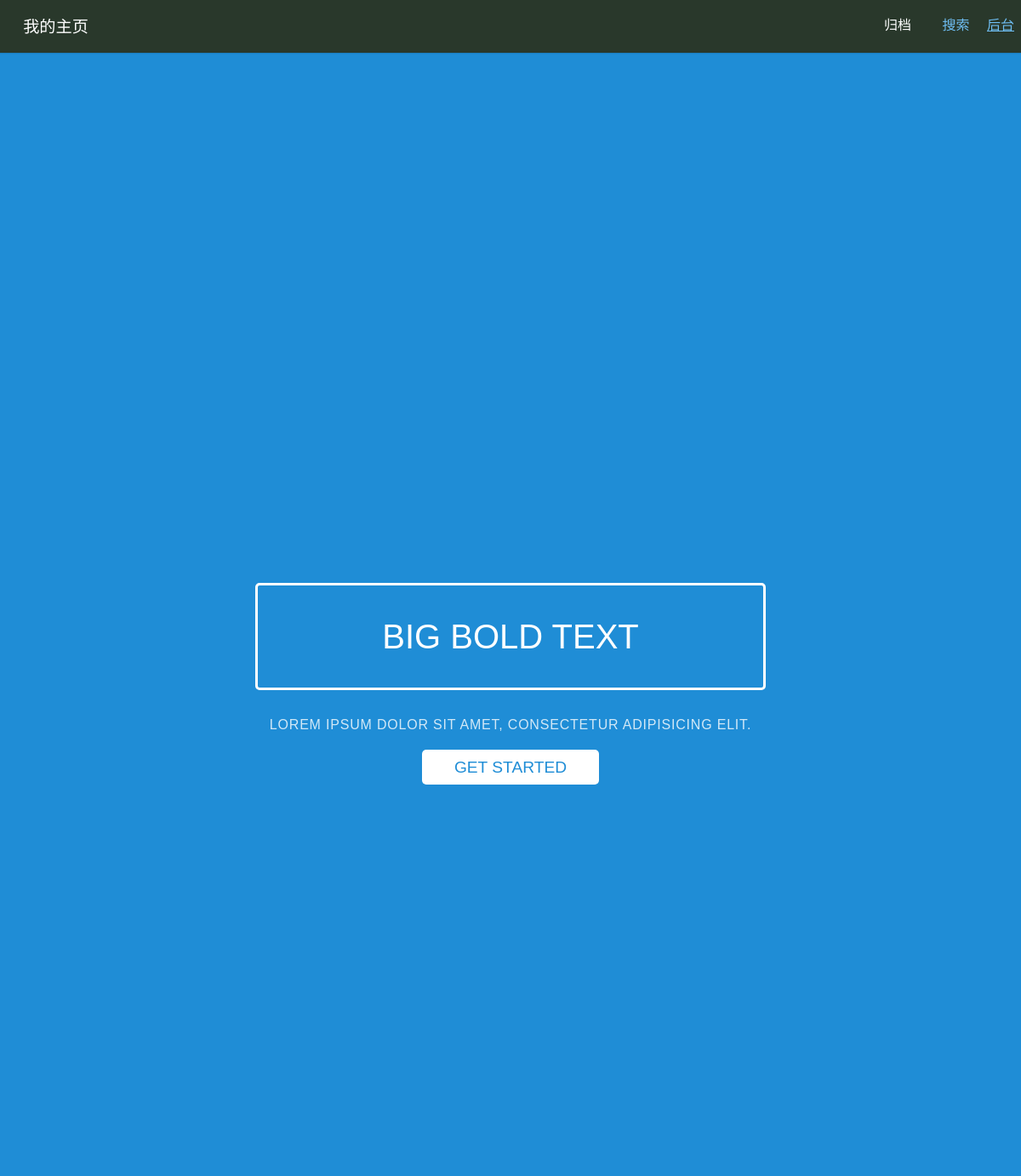
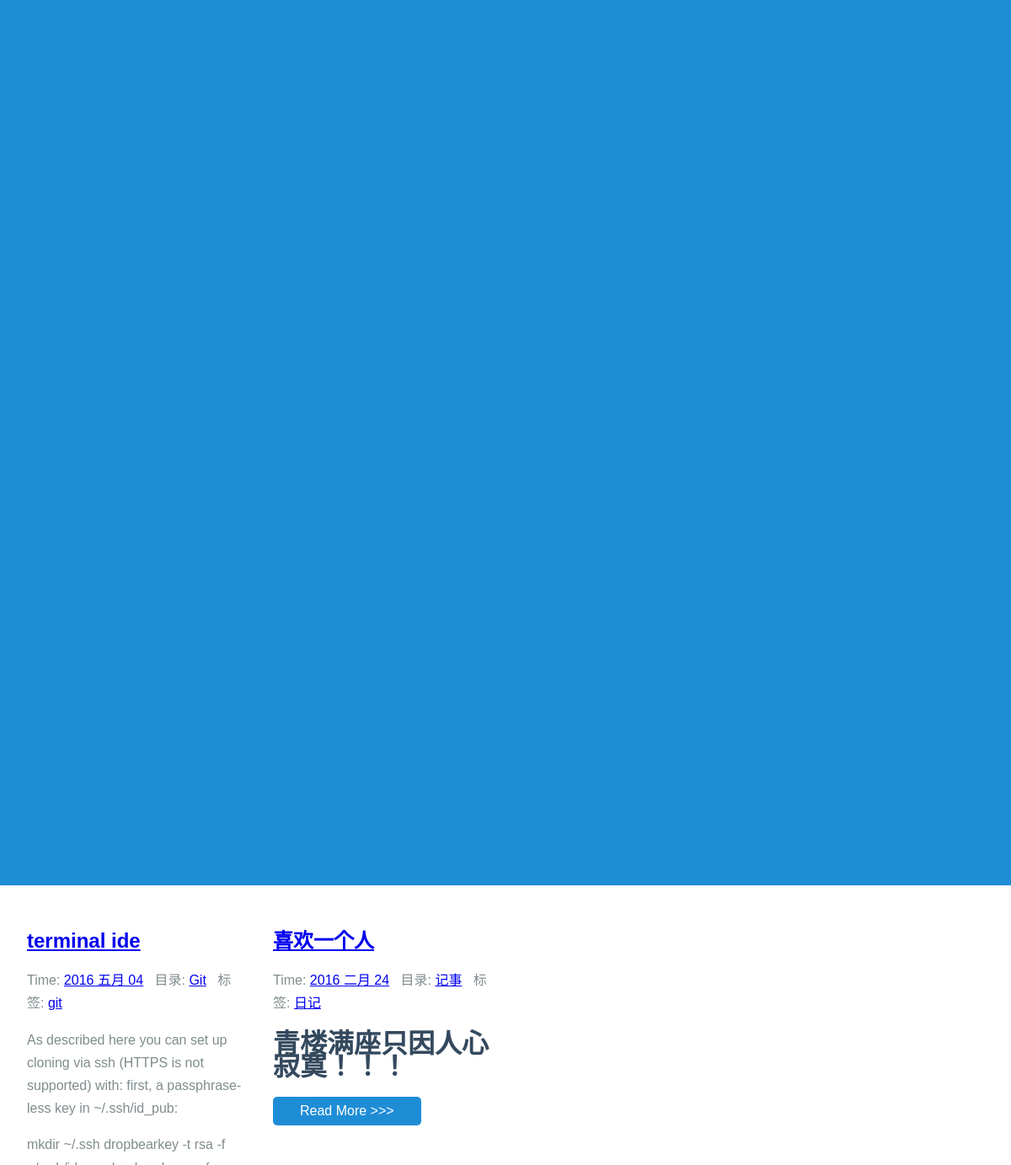
The page / on the database its author committed (2 pictures, top to bottom).
### article/models.py (models this page shows, shortened)
class Article(models.Model):
    title = models.CharField("主题",max_length = 100)  #博客题目
    category = models.CharField("分类",max_length = 50, blank = True)  #博客分类 可为空
    tag = models.ManyToManyField(Tag, blank=True)  # 博客标签 可为空
    date_time = models.DateTimeField("日期",auto_now_add = True)  #博客日期
    content = models.TextField("正文",blank = True, null = True)  #博客文章正文
    class Meta:
        verbose_name = '主题'
        verbose_name_plural = '文章'
        ordering = ['-date_time']

class Tag(models.Model):
    tag_name = models.CharField("标签",max_length=64)
    class Meta:
        verbose_name = '标签'
        verbose_name_plural = '标签'
    def __unicode__(self):
        return self.tag_name

### article/views.py (the view)
# urls.py: 2. Add a URL to urlpatterns:  url(r'^$', views.home, name='home')
def home(request):
    posts = Article.objects.all()  #获取全部的Article对象
    paginator = Paginator(posts, 2) #每页显示两个
    page = request.GET.get('page')
    try :
        post_list = paginator.page(page)
    except PageNotAnInteger :
        post_list = paginator.page(1)
    except EmptyPage :
        post_list = paginator.paginator(paginator.num_pages)
    return render(request, 'home.html', {'post_list' : post_list})

### article/templatetags/custom_markdown.py (called while the page is built)
@register.filter(is_safe=True)  #注册template filter
@stringfilter  #希望字符串作为参数
def custom_markdown(value):
    return mark_safe(markdown.markdown(value,
        extensions = ['markdown.extensions.fenced_code', 'markdown.extensions.codehilite'],
        safe_mode=True, enable_attributes=False))

### article/templates/home.html (shortened to what this page needs)
{% extends "base.html" %}
{% load custom_markdown %}
{% block content %}
<div class="pure-g">
    {% for post in post_list %}
    <div class="l-box pure-u-1 pure-u-md-1-2 pure-u-lg-1-4">
        <section class="post">
            <header class="post-header">
                <h2 class="post-title"><a href="{% url 'detail' id=post.id %}">{{ post.title }}</a></h2>
                    <p class="post-meta">
                        Time: <a class="post-author" href="#">{{ post.date_time |date:'Y M d'}}</a>&nbsp&nbsp
                        目录: <a class="post-category post-category-pure" href="{% url 'search_tag' tag=post.category %}">{{ post.category|title }}</a>&nbsp&nbsp
                        标签:
                          {% for tag in post.tag.all %}
                            <a class="post-category post-category-pure" href="#">{{ tag }}</a>
                          {% endfor %}
                    </p>
            </header>
                <div class="post-description">
                    <p>
                        {{ post.content|custom_markdown|truncatewords_html:50 }}
                    </p>
                </div>
                <a class="pure-button" href="{% url 'detail' id=post.id %}">Read More >>> </a>
        </section>
    </div>
    {% endfor %}
    </div>
{% endblock %}

### article/templates/base.html (shortened to what this page needs)
{% load static from staticfiles %}
<!doctype html>
<html lang="en">
<head>
    <link rel="stylesheet" href="{% static '/static/css/pure-min.css' %}">
    <link rel="stylesheet" href="{% static '/static/css/grids-responsive-min.css' %}">
    <link rel="stylesheet" href="{% static '/static/css/marketing.css' %}">
</head>
<body>
<div class="header">
    <div class="home-menu pure-menu pure-menu-horizontal pure-menu-fixed">
        <a class="pure-menu-heading" href="/">我的主页</a>
        <ul class="pure-menu-list">
            <li class="pure-menu-item pure-menu-selected"><a href="{% url 'archives' %}" class="pure-menu-link">归档</a></li>
            <li class="pure-menu-item"><a href="{% url 'about_me' %}" class="pure-menu-link">搜索</a></li>
            <li class="pure-menu-item"><a href="/admin/" class="">后台</a></li>
        </ul>
    </div>
</div>
<div class="splash-container">
    <div class="splash">
        <h1 class="splash-head">Big Bold Text</h1>
        <p class="splash-subhead">
            Lorem ipsum dolor sit amet, consectetur adipisicing elit.
        </p>
        <p>
            <a href="http://purecss.io" class="pure-button pure-button-primary">Get Started</a>
        </p>
    </div>
</div>
<div class="content-wrapper">
    <div class="content">
        {% block content %}
        {% endblock %}
    </div>
</div>
</body>
</html>

### article/static/css/pure-min.css (style rules this page uses)
html { font-family:sans-serif;-ms-text-size-adjust:100%;-webkit-text-size-adjust:100% }
body { margin:0 }
article,aside,details,figcaption,figure,footer,header,hgroup,main,menu,nav,section,summary { display:block }
a { background-color:transparent }
h1 { font-size:2em;margin:.67em 0 }
.pure-g { letter-spacing:-.31em;*letter-spacing:normal;*word-spacing:-.43em;text-rendering:optimizespeed;font-family:FreeSans,Arimo,"Droid Sans",Helvetica,Arial,sans-serif;display:-webkit-flex;-webkit-flex-flow:row wrap;display:-ms-flexbox;-ms-flex-flow:row wrap;-ms-align-content:flex-start;-webkit-align-content:flex-start;align-content:flex-start }
.pure-g [class *="pure-u"] { font-family:sans-serif }
.pure-u-1,.pure-u-1-1,.pure-u-1-2,.pure-u-1-3,.pure-u-2-3,.pure-u-1-4,.pure-u-3-4,.pure-u-1-5,.pure-u-2-5,.pure-u-3-5,.pure-u-4-5,.pure-u-5-5,.pure-u-1-6,.pure-u-5-6,.pure-u-1-8,.pure-u-3-8,.pure-u-5-8,.pure-u-7-8,.pure-u-1-12,.pure-u-5-12,.pure-u-7-12,.pure-u-11-12,.pure-u-1-24,.pure-u-2-24,.pure-u-3-24,.pure-u-4-24,.pure-u-5-24,.pure-u-6-24,.pure-u-7-24,.pure-u-8-24,.pure-u-9-24,.pure-u-10-24,.pure-u-11-24,.pure-u-12-24,.pure-u-13-24,.pure-u-14-24,.pure-u-15-24,.pure-u-16-24,.pure-u-17-24,.pure-u-18-24,.pure-u-19-24,.pure-u-20-24,.pure-u-21-24,.pure-u-22-24,.pure-u-23-24,.pure-u-24-24 { display:inline-block;*display:inline;zoom:1;letter-spacing:normal;word-spacing:normal;vertical-align:top;text-rendering:auto }
.pure-u-1,.pure-u-1-1,.pure-u-5-5,.pure-u-24-24 { width:100% }
.pure-button { display:inline-block;zoom:1;line-height:normal;white-space:nowrap;vertical-align:middle;text-align:center;cursor:pointer;-webkit-user-drag:none;-webkit-user-select:none;-moz-user-select:none;-ms-user-select:none;user-select:none;-webkit-box-sizing:border-box;-moz-box-sizing:border-box;box-sizing:border-box }
.pure-button { font-family:inherit;font-size:100%;padding:.5em 1em;color:#444;color:rgba(0,0,0,.8);border:1px solid #999;border:0 rgba(0,0,0,0);background-color:#E6E6E6;text-decoration:none;border-radius:2px }
.pure-button-primary,.pure-button-selected,a.pure-button-primary,a.pure-button-selected { background-color:#0078e7;color:#fff }
.pure-menu { -webkit-box-sizing:border-box;-moz-box-sizing:border-box;box-sizing:border-box }
.pure-menu-fixed { position:fixed;left:0;top:0;z-index:3 }
.pure-menu-list,.pure-menu-item { position:relative }
.pure-menu-list { list-style:none;margin:0;padding:0 }
.pure-menu-item { padding:0;margin:0;height:100% }
.pure-menu-link,.pure-menu-heading { display:block;text-decoration:none;white-space:nowrap }
.pure-menu-horizontal { width:100%;white-space:nowrap }
.pure-menu-horizontal .pure-menu-list { display:inline-block }
.pure-menu-horizontal .pure-menu-item,.pure-menu-horizontal .pure-menu-heading,.pure-menu-horizontal .pure-menu-separator { display:inline-block;*display:inline;zoom:1;vertical-align:middle }
.pure-menu-heading { text-transform:uppercase;color:#565d64 }
.pure-menu-link { color:#777 }
.pure-menu-link,.pure-menu-disabled,.pure-menu-heading { padding:.5em 1em }
.pure-menu-selected .pure-menu-link,.pure-menu-selected .pure-menu-link:visited { color:#000 }

### rows shown on the page
Article: title "terminal ide", date_time "2016 五月 04", category "Git", content|custom_markdown "As described here you can set up cloning via ssh (HTTPS is not supported) with: first, a passphrase-less key in ~/.ssh/id_pub: mkdir ~/.ssh dropbearkey -t rsa -f…"
Tag: tag_name "git"
Article: title "喜欢一个人", date_time "2016 二月 24", category "记事", content|custom_markdown "青楼满座只因人心寂寞！！！"
Tag: tag_name "日记"
